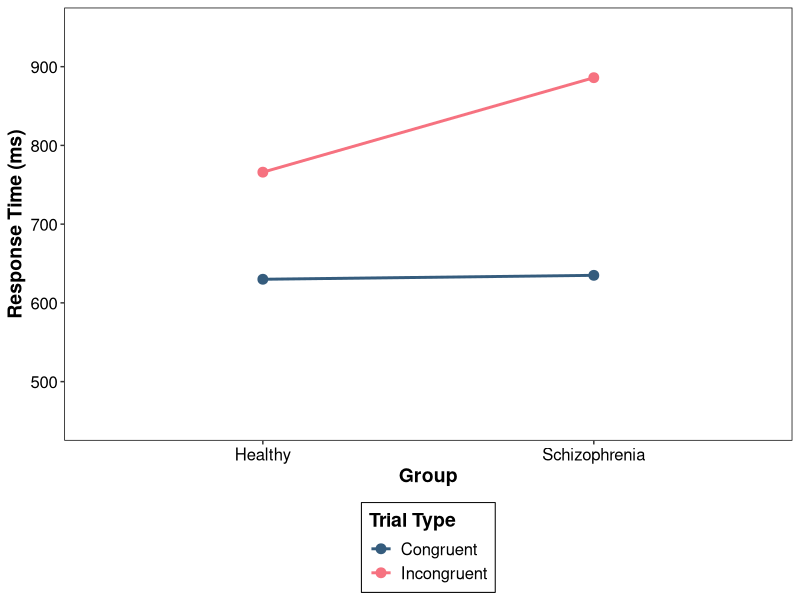
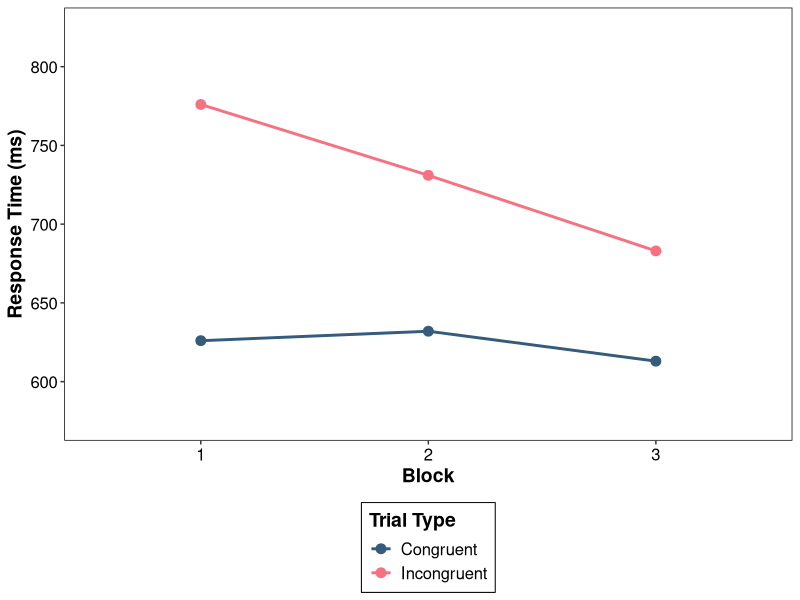
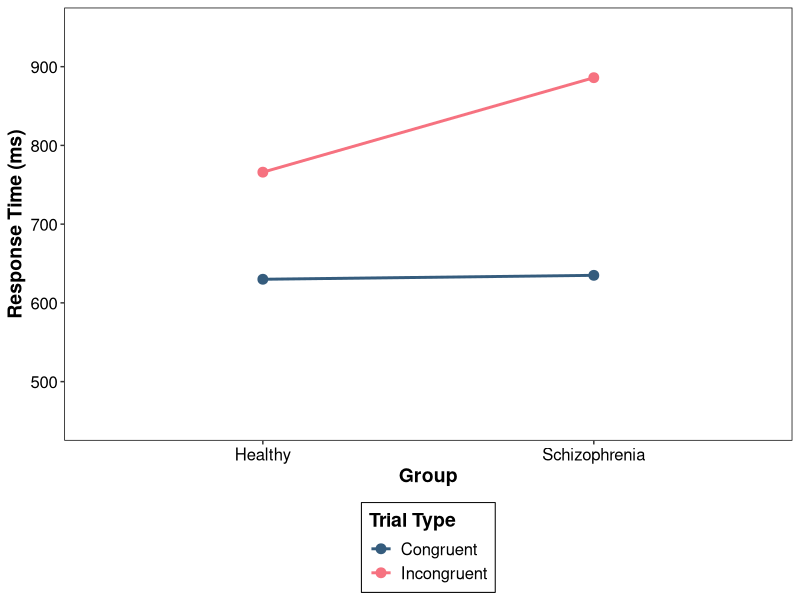
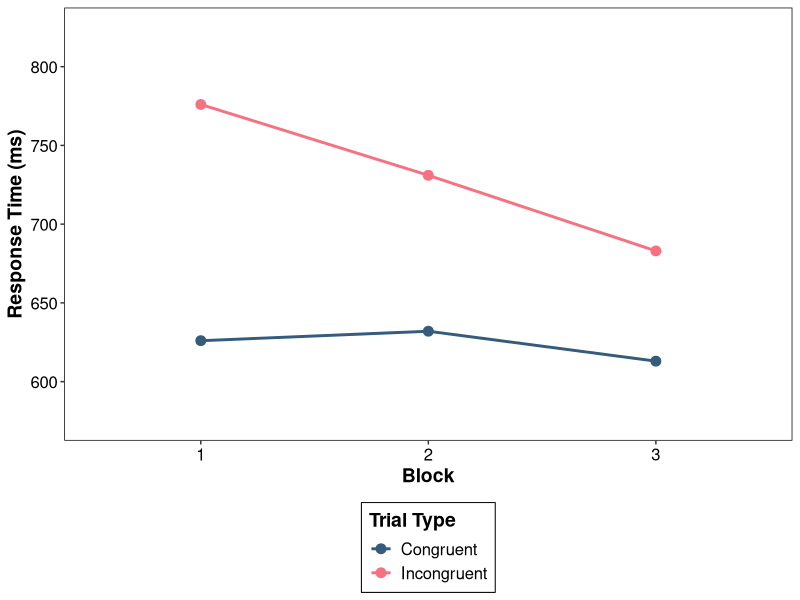

Write the R code that produced these figures, in order.

##########################################
#                                        #
# INTERACTION PLOTS FOR LECTURE 8 SLIDES #
#                                        #
##########################################


################
# Dependencies #
################

library(tidyverse)
library(ggplot2)


########################
# STROOP EXAMPLE MIXED #
########################

stroop_mixed = tibble(
  Group     = c("Healthy","Healthy","Schizophrenia","Schizophrenia"),  
  TrialType = c("Congruent","Incongruent","Congruent","Incongruent"),
  RT        = c(630,766,635,886)
)

ggplot(data = stroop_mixed, mapping = aes(x = Group, y = RT, group = TrialType)) +
  geom_line(size = 1, aes(color = TrialType)) +
  geom_point(size = 3, aes(color = TrialType)) +
  #scale_x_discrete(labels = c(expression(paste("Level (", B[1],")")), 
  #  expression(paste("Level (", B[2],")")))) +
  scale_color_manual(values=c("#355C7D", "#F67280")) +
  ylim(450,950) +
  labs(x = "Group", y = "Response Time (ms)", color = "Trial Type") +
  theme_bw() +
  theme(panel.grid.major      = element_blank(),
        panel.grid.minor      = element_blank(),
        panel.background      = element_blank(),
        panel.border          = element_rect(colour = "black", fill=NA),
        axis.line             = element_blank(),
        axis.title.x          = element_text(size = 14, face = "bold"),
        axis.text.x           = element_text(size = 12, color = "black"),
        axis.title.y          = element_text(size = 14, face = "bold"),
        axis.text.y           = element_text(size = 12, color = "black"),
        legend.title          = element_text(size = 14, face = "bold"),
        legend.background     = element_blank(),
        legend.box.background = element_rect(colour = "black"),
        legend.text           = element_text(size = 12),
        legend.position       = "bottom",
        legend.direction      = "vertical"
  )
ggsave("StroopMixed.pdf", width = 5, height = 6)


#########################
# STROOP EXAMPLE WITHIN #
#########################

stroop_within = tibble(
  Block       = c("1","1","2","2","3","3"),  
  TrialType   = c("Congruent","Incongruent","Congruent","Incongruent","Congruent","Incongruent"),
  RT          = c(626,776,632,731,613,683)
)

ggplot(data = stroop_within, mapping = aes(x = Block, y = RT, group = TrialType)) +
  geom_line(size = 1, aes(color = TrialType)) +
  geom_point(size = 3, aes(color = TrialType)) +
  scale_color_manual(values=c("#355C7D", "#F67280")) +
  ylim(575,825) +
  labs(x = "Block", y = "Response Time (ms)", color = "Trial Type") +
  theme_bw() +
  theme(panel.grid.major      = element_blank(),
        panel.grid.minor      = element_blank(),
        panel.background      = element_blank(),
        panel.border          = element_rect(colour = "black", fill=NA),
        axis.line             = element_blank(),
        axis.title.x          = element_text(size = 14, face = "bold"),
        axis.text.x           = element_text(size = 12, color = "black"),
        axis.title.y          = element_text(size = 14, face = "bold"),
        axis.text.y           = element_text(size = 12, color = "black"),
        legend.title          = element_text(size = 14, face = "bold"),
        legend.background     = element_blank(),
        legend.box.background = element_rect(colour = "black"),
        legend.text           = element_text(size = 12),
        legend.position       = "bottom",
        legend.direction      = "vertical"
  )
ggsave("StroopWithin.pdf", width = 5, height = 6)